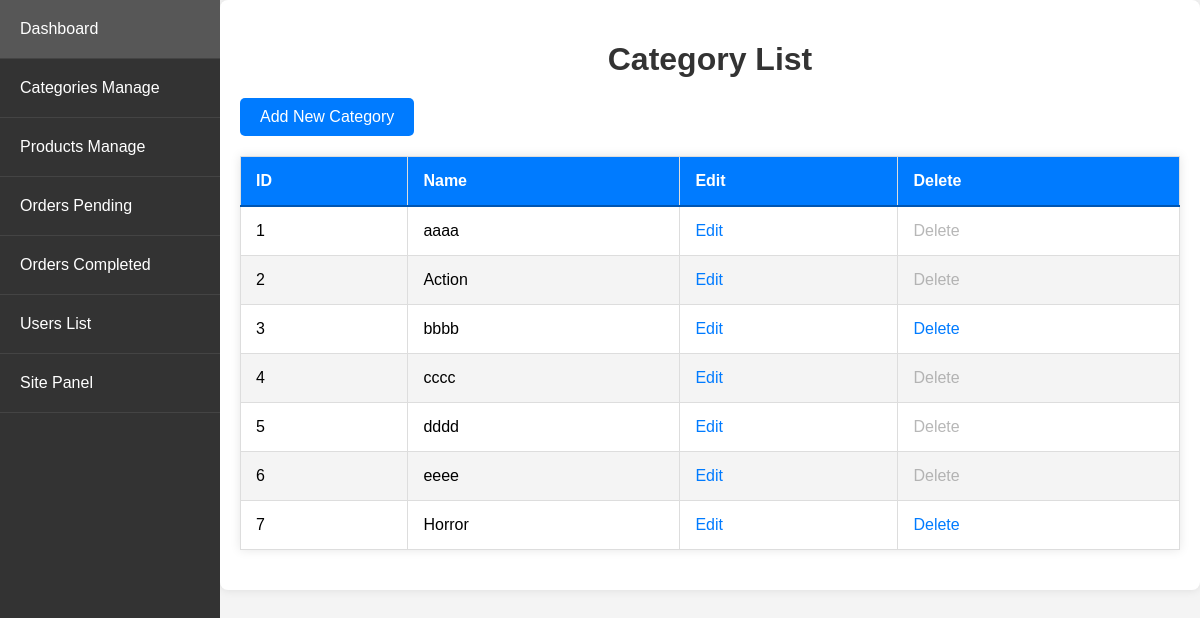
The app's page /admin_app/admin_app/categories/ (signed in) with its own data.
### store/models.py (models this page shows, shortened)
class Category(models.Model):
    name = models.CharField(max_length=250, unique=True)
    slug = models.SlugField(max_length=250, unique=True)
    image = models.ImageField(upload_to='category', blank=True)
    class Meta:
        ordering = ('name',)
        verbose_name = 'category'
        verbose_name_plural = 'categorys'

### admin_app/views.py (the view)
# urls.py: path('admin_app/categories/', views.category_list, name='category_list'),
@login_required
@user_passes_test(is_admin)
def category_list(request):
    categories = Category.objects.annotate(num_products=Count('product')).all()
    return render(request, 'admin_app/category_list.html', {'categories': categories})

### admin_app/views.py (called while the page is built)
def is_admin(user):
    return user.is_superuser

### store/context_processors.py (called while the page is built)
def menu_link(request): # this function don't wanna call to work, it's defined in setting to work
    links_list = Category.objects.annotate(
        num_products=Count('product', filter=Q(product__active=True, product__stock__gt=0))
    ).filter(num_products__gt=0).order_by('name')  # Add an order_by clause here
    paginator3 = Paginator(links_list, 8)
    try:
        page = int(request.GET.get('page', '1'))
    except:
        page = 1
    try:
        links = paginator3.page(page)
    except (InvalidPage, EmptyPage):
        links = paginator3.page(paginator3.num_pages)
    return dict(links=links)

def cart_data(request):
    data = cartData(request)
    cartItems = data['cartItems']
    return dict(cartItems=cartItems)

### store/models.py (called while the page is built)
    @property
    def get_cart_items(self):
        orderitems = self.orderitem_set.all()
        total = sum([item.quantity for item in orderitems])
        return total

### store/utils.py (called while the page is built, shortened)
def cartData(request):
	if request.user.is_authenticated:
		customer = request.user.customer
		order, created = Order.objects.get_or_create(customer=customer, complete=False)
		items = order.orderitem_set.all()
		cartItems = order.get_cart_items
		total_price_difference = 0
	return {'cartItems':cartItems ,'order':order, 'items':items, 'total_price_difference':total_price_difference}

### admin_app/templates/admin_app/category_list.html
{% extends 'admin_app/base_admin.html' %}
{% block content %}
<h1>Category List</h1>
<a href="{% url 'admin_app:category_create' %}" class="button">Add New Category</a>
<table>
    <thead>
        <tr>
            <th>ID</th>
            <th>Name</th>
            <th>Edit</th>
            <th>Delete</th>
        </tr>
    </thead>
    <tbody>
        {% for category in categories %}
        <tr>
            <td>{{ forloop.counter }}</td>
            <td>{{ category.name }}</td>
            <td>
                <a href="{% url 'admin_app:category_update' category.pk %}">Edit</a>
            </td>
            <td>
                {% if category.num_products == 0 %}
                <a href="{% url 'admin_app:category_delete' category.pk %}">Delete</a>
                {% else %}
                <span class="disabled-span">Delete</span>
                {% endif %}
            </td>
        </tr>
        {% endfor %}
    </tbody>
</table>
{% endblock %}

### static/CSS/admin_dashboard.css (style rules this page uses)
body { font-family: Arial, sans-serif; background-color: #f4f4f4; margin: 0; padding: 0; }
h1 { text-align: center; color: #333; margin-bottom: 20px; }
a.button { display: inline-block; margin-bottom: 20px; padding: 10px 20px; background: #007bff; color: #fff; text-decoration: none; border-radius: 5px; transition: background 0.3s; }
table { width: 100%; border-collapse: collapse; margin-bottom: 20px; box-shadow: 0 0 10px rgba(0, 0, 0, 0.1); }
thead { background: #007bff; color: #fff; }
thead th { padding: 15px; text-align: left; border-bottom: 2px solid #0056b3; }
tbody tr:nth-child(even) { background: #f4f4f4; }
td, th { padding: 15px; border: 1px solid #ddd; }
td a { color: #007bff; text-decoration: none; transition: color 0.3s; }
.disabled-span { color: #888888; cursor: not-allowed; opacity: 0.6; }

### records on screen
Category: name "aaaa", shows "Delete"
Category: name "Action", shows "Delete"
Category: name "bbbb", shows "Delete"
Category: name "cccc", shows "Delete"
Category: name "dddd", shows "Delete"
Category: name "eeee", shows "Delete"
Category: name "Horror", shows "Delete"
